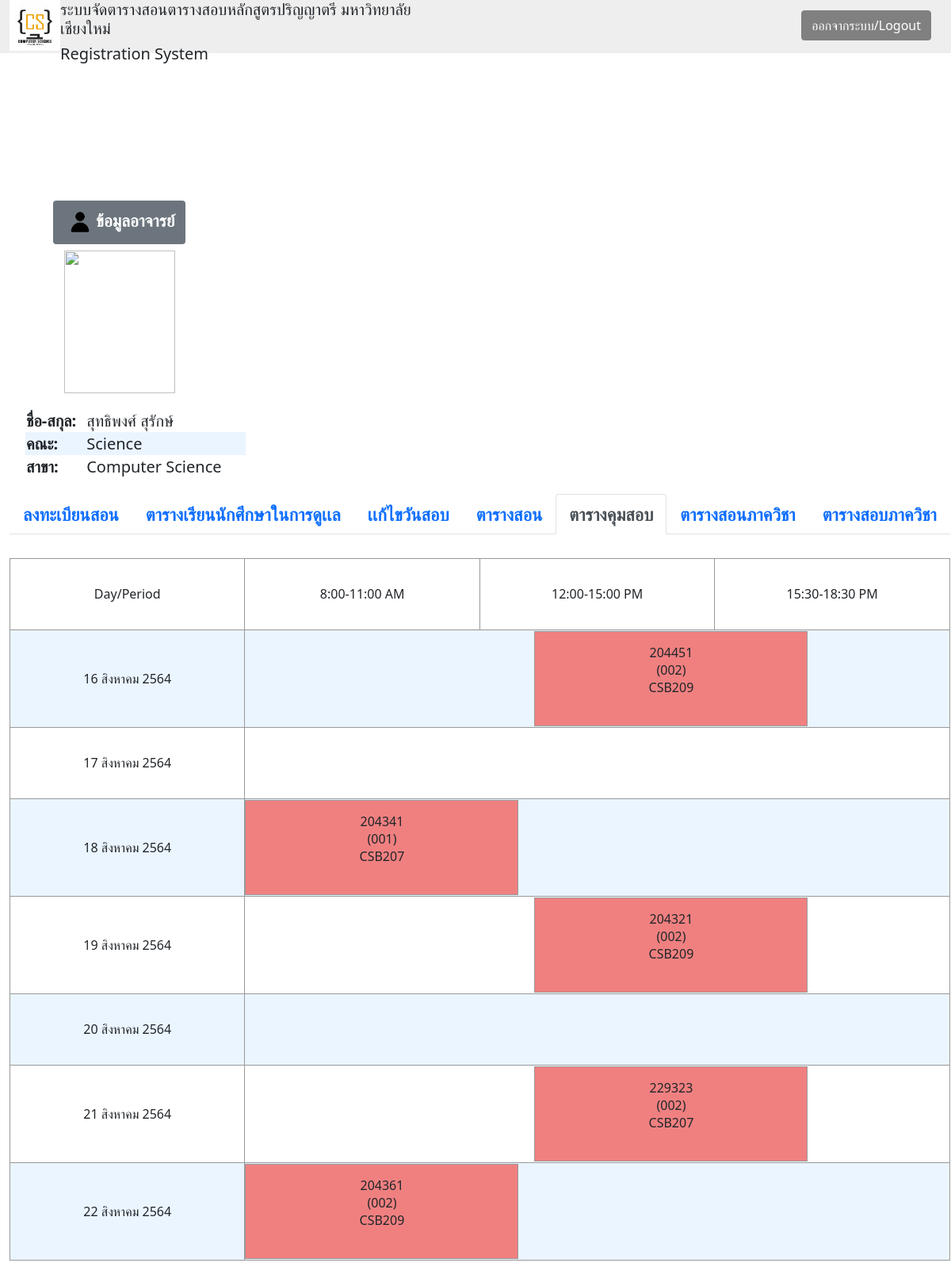
The page /RegWeb/TeacherExamTable.php (signed in) on the database its author committed.
### tables this page shows
CREATE TABLE `teacher` (
  `t_ID` varchar(10) NOT NULL,
  `t_fname` varchar(30) NOT NULL,
  `t_lname` varchar(30) NOT NULL,
  `dt_ID` varchar(3) NOT NULL,
  `t_email` varchar(30) NOT NULL,
  `type` varchar(1) NOT NULL
);

CREATE TABLE `faculty` (
  `fac_ID` varchar(2) NOT NULL,
  `fac_name` varchar(30) NOT NULL
);

CREATE TABLE `department` (
  `dept_ID` varchar(3) NOT NULL,
  `dept_name` varchar(30) NOT NULL,
  `fac_ID` varchar(2) NOT NULL
);

CREATE TABLE `exam_time` (
  `exam_start` varchar(5) DEFAULT NULL,
  `exam_finish` varchar(5) DEFAULT NULL,
  `comp_exam` int(2) NOT NULL,
  `ex_date` varchar(30) NOT NULL,
  `status` varchar(7) NOT NULL,
  `exam_sem` varchar(1) NOT NULL,
  `exam_year` varchar(2) NOT NULL
);

CREATE TABLE `schduling_exam` (
  `course_ID` varchar(6) NOT NULL,
  `ex_capacity` int(3) DEFAULT NULL,
  `ex_date` int(2) NOT NULL,
  `ex_room` varchar(8) NOT NULL,
  `t_ID1` varchar(30) NOT NULL,
  `t_ID2` varchar(30) DEFAULT NULL,
  `comp_examschdule` varchar(30) NOT NULL,
  `comp_examroom` varchar(40) NOT NULL
);

CREATE TABLE `schduling_lec` (
  `course_lecID` varchar(6) NOT NULL,
  `capacity` int(3) NOT NULL,
  `date` int(3) NOT NULL,
  `section` varchar(3) NOT NULL,
  `semester` varchar(1) NOT NULL,
  `year` varchar(3) NOT NULL,
  `comp_schduling` varchar(13) NOT NULL,
  `lab_room` varchar(8) DEFAULT NULL,
  `lec_room` varchar(8) NOT NULL
);

### RegWeb/TeacherExamTable.php (the view, shortened to what this page needs)
<?php include 'connect.php'; ?>
<?php
$username = $_SESSION['username_teacher'];
$teacher_info = "SELECT * FROM teacher,department,faculty where t_email = '$username' AND teacher.dt_ID = department.dept_ID AND department.fac_ID = faculty.fac_ID";
$rlt = mysqli_query($connect,$teacher_info);
?>
<html>
<link href="https://cdn.jsdelivr.net/npm/bootstrap@5.1.0/dist/css/bootstrap.min.css" rel="stylesheet">
<head></head>
<div class="container-fluid" style = "background-color: #eee; height:67px;">
    <div class="row">
        <div class="col-sm">
            <img src = "picture/logo.png" width = "64" height = "64" style = "float: left;">
            <div style = "margin:"><h5>ระบบจัดตารางสอนตารางสอบหลักสูตรปริญญาตรี มหาวิทยาลัยเชียงใหม่</h5>
            <h5>Registration System</h5></div>
        </div>
        <div class="col-sm" style = "text-align: right; margin: 13px">
            <a style ="background-color:grey; border-color:grey;" href="http://127.0.0.1/RegWeb/Logout.php" class="btn btn-primary" tabindex="-1" role="button" aria-disabled="true">ออกจากระบบ/Logout</a>
        </div>
    </div>
</div>
<body>
<div class="container-fluid">
    <div class="row" style = "top: 15%; position: absolute;">
        <div class="col-md-auto" style =  " text-align: center;">
            <h3><span class="badge bg-secondary"><img src="picture/user_icon.png" width = "30" height = "30" style = "margin: 5px; ">ข้อมูลอาจารย์</span><h3>
            <img src=<?="picture/",$username,'.jpg'?> width = "140" height = "180">
             <table style = "text-align: left; margin: 20; font-size:20px;">
                <?php foreach($rlt as $data){ ?>
                    <tr>
                        <td><strong>ชื่อ-สกุล: </strong></td>
                        <td><?=$data['t_fname'],' ',$data['t_lname']?></td>
                    </tr>
                    <tr>
                        <td><strong>คณะ: </strong></td>
                        <td><?=$data['fac_name']?></td>
                    </tr>
                    <tr>
                        <td><strong>สาขา: </strong></td>
                        <td><?=$data['dept_name']?></td>
                    </tr>
                <?php } ?>
             </table>
        </div>
        <div class="col-md-auto" style =  "text-align: center;">
            <ul class="nav nav-tabs" style="font-size:22px; font-weight:bold;">
                <li class="nav-item">
                    <a class="nav-link" href="http://127.0.0.1/RegWeb/EnrollTeach.php">ลงทะเบียนสอน</a>
                </li>
                <li class="nav-item">
                    <a class="nav-link" href="http://127.0.0.1/RegWeb/TeacherInfo.php">ตารางเรียนนักศึกษาในการดูเเล</a>
                </li>
                <li class="nav-item">
                    <a class="nav-link" href="http://127.0.0.1/RegWeb/ModifyExamTeacher.php">เเก้ไขวันสอบ</a>
                </li>
                <li class="nav-item">
                    <a class="nav-link" href="http://127.0.0.1/RegWeb/TeacherTeachTable.php">ตารางสอน</a>
                </li>
                <li class="nav-item">
                    <a class="nav-link active" href="http://127.0.0.1/RegWeb/TeacherExamTable.php">ตารางคุมสอบ</a>
                </li>
                <li class="nav-item">
                    <a class="nav-link" href="http://127.0.0.1/RegWeb/DeptTeachTeacher.php">ตารางสอนภาควิชา</a>
                </li>
                <li class="nav-item">
                    <a class="nav-link" href="http://127.0.0.1/RegWeb/DeptExamTeacher.php">ตารางสอบภาควิชา</a>
                </li>
            </ul>
            <table class = "mix" style = "margin-top: 30; text-align: center; margin-bottom: 100">
                <tr>
                    <td>Day/Period</td>
                    <td>8:00-11:00 AM</td>
                    <td>12:00-15:00 PM</td>
                    <td>15:30-18:30 PM</td>
                </tr>
                <?php $exam_day = "SELECT * FROM `exam_time` WHERE exam_start = '8:00'";
                      $exam_day = mysqli_query($connect,$exam_day);
                ?>
                <?php foreach($exam_day as $exam_day){ ?>
                <tr>
                    <td><?=$exam_day['ex_date']?></td>
                    <td colspan = "3">
                        <?php
                            $ex_day = $exam_day['ex_date'];
                            $monitor = "SELECT * FROM schduling_exam
                            INNER JOIN exam_time
                            ON schduling_exam.ex_date = exam_time.comp_exam
                            INNER JOIN teacher
                            ON schduling_exam.t_ID1 = concat(teacher.t_fname,' ',teacher.t_lname) OR schduling_exam.t_ID2 = concat(teacher.t_fname,' ',teacher.t_lname)
                            INNER JOIN schduling_lec
                            ON schduling_exam.comp_examschdule = schduling_lec.comp_schduling
                            WHERE teacher.t_email = '$username' AND exam_time.ex_date = '$ex_day'
                            ORDER BY schduling_exam.ex_date ASC";
                            $t_monitor = mysqli_query($connect,$monitor);
                        ?>
                        <div class="row row-cols-3" style = "margin-left: -1;">
                            <?php
                            $pixel = 0;
                            foreach($t_monitor as $t_monitor){
                            $ex_start = $t_monitor['exam_start'];
                            if($ex_start == '8:00'){
                                $pixel += 320;
                            }
                            else if($ex_start == '12:00'){
                                if($pixel == 0){
                                    echo "<div class='col' style = 'width: 365px; height: 120px; text-align: center; padding:30;'></div>";
                                    $pixel += 500;
                                }
                            }
                            ?>
                            <div class="col" style = "border: 1px solid #999; width: 345px; height: 120px; text-align: center; padding:15; background-color: #F08080"><?=$t_monitor['course_ID']?><br><?='(',$t_monitor['section'],')'?><br><?=$t_monitor['ex_room']?></div>
                            <?php } ?>
                        </div>
                    </td>
                </tr>
                <?php } ?>
            </table>
        </div>
    </div>
</div>
</body>
</html>

### RegWeb/TeacherExamTable.php (style rules this page uses)
table { border-collapse: collapse; width: 100%; }
tr:nth-child(even) { background-color: #EBF5FF; }
.mix, .mix td { border: 1px solid #999; }
.mix td { height: 90px; width: 250px; }

### rows shown on the page
teacher: t_fname "สุทธิพงศ์", t_lname "สุรักษ์", faculty.fac_name "Science", dt_ID.dept_name "Computer Science"
exam_time: ex_date "16 สิงหาคม 2564"
schduling_exam: course_ID "204451", comp_examschdule.section "002", ex_room "CSB209"
exam_time: ex_date "17 สิงหาคม 2564"
exam_time: ex_date "18 สิงหาคม 2564"
schduling_exam: course_ID "204341", comp_examschdule.section "001", ex_room "CSB207"
exam_time: ex_date "19 สิงหาคม 2564"
schduling_exam: course_ID "204321", comp_examschdule.section "002", ex_room "CSB209"
exam_time: ex_date "20 สิงหาคม 2564"
exam_time: ex_date "21 สิงหาคม 2564"
schduling_exam: course_ID "229323", comp_examschdule.section "002", ex_room "CSB207"
exam_time: ex_date "22 สิงหาคม 2564"
schduling_exam: course_ID "204361", comp_examschdule.section "002", ex_room "CSB209"
